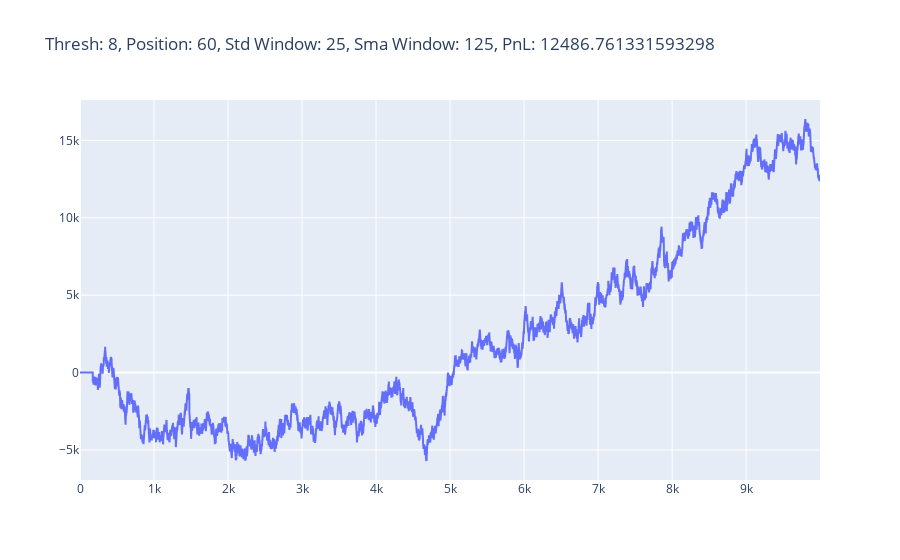
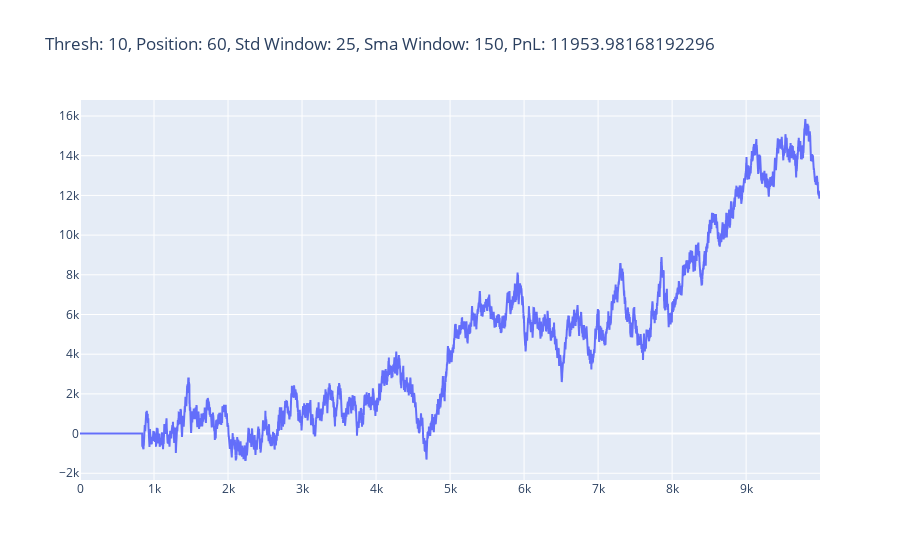

The code cell stored with these charts, in order, in its notebook:
### Markdown cell above
spread1
thresh: 7, std_window: 35, sma_window: 125, pnl: 24212.82352941198
thresh: 7, std_window: 50, sma_window: 200, pnl: 21864.714339038765
thresh: 5, std_window: 50, sma_window: 125, pnl: 21512.814052237227

spread2
thresh: 8, std_window: 25, sma_window: 125, pnl: 12486.761331593298
thresh: 10, std_window: 25, sma_window: 150, pnl: 11953.98168192296
thresh: 5, std_window: 20, sma_window: 35, pnl: 10530.0

### Code cell
# fig = go.Figure()
# fig.add_trace(go.Scatter(x=spread.index, y=pnl_graph, mode='lines', name='PnL'))
# fig.show()

for o in opt[:5]:
    # graph the pnl
    fig = go.Figure()
    fig.add_trace(go.Scatter(x=spread.index, y=o['pnl'], mode='lines', name='PnL'))
    fig.update_layout(title=f"Thresh: {o['thresh']}, Position: {o['position']}, Std Window: {o['std_window']}, Sma Window: {o['sma_window']}, PnL: {o['pnl'][-1]}")
    fig.show()

### Figure 1 — Plotly figure (JSON) as saved in the notebook; plotly's stock layout.template omitted (floating-point values rounded to 4 significant figures; data arrays with more than 128 entries replaced by an {"elided": "..."} marker saying what was removed)
{"data": [{"mode": "lines", "name": "PnL", "type": "scatter", "x": {"elided": "10000 int values"}, "y": {"elided": "9999 float values"}}], "layout": {"title": {"text": "Thresh: 8, Position: 60, Std Window: 25, Sma Window: 125, PnL: 12486.761331593298"}}}

### Figure 2 — Plotly figure (JSON) as saved in the notebook; plotly's stock layout.template omitted (floating-point values rounded to 4 significant figures; data arrays with more than 128 entries replaced by an {"elided": "..."} marker saying what was removed)
{"data": [{"mode": "lines", "name": "PnL", "type": "scatter", "x": {"elided": "10000 int values"}, "y": {"elided": "9999 float values"}}], "layout": {"title": {"text": "Thresh: 10, Position: 60, Std Window: 25, Sma Window: 150, PnL: 11953.98168192296"}}}
